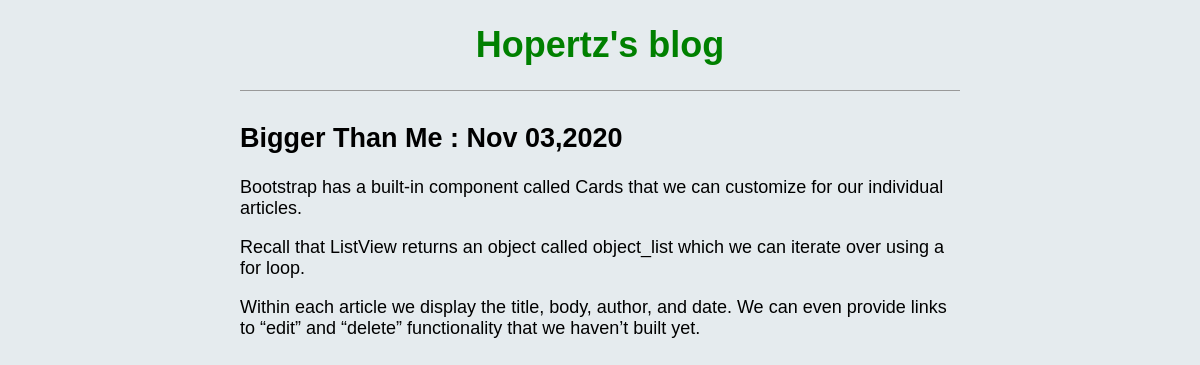
Screenshot of /blog/post/4/ with the database file from the repository.
### blog/models.py (models this page shows, shortened)
class Post(models.Model):
    title = models.CharField(max_length=200)
    author = models.ForeignKey(
        'auth.User',
        on_delete=models.CASCADE,
    )
    body = RichTextField(blank=True, null=True)
    post_date = models.DateTimeField(auto_now=True)

### blog/views.py (the view)
# urls.py: path('post/<int:pk>/', BlogDetailView.as_view(), name='post_detail'),
class BlogDetailView(DetailView):
    model = Post
    template_name = 'post_detail.html'

### templates/post_detail.html (shortened to what this page needs)
{% extends 'base.html' %}
  {% block content %}
   <div class="post-entry">
     <h2 >{{ post.title }} : {{post.post_date|date:'M d,Y'}}</h2>
     <p>{{ post.body|safe }}</p>
   </div>
{% endblock content %}

### blog/static/blog/css/base.css (style rules this page uses)
body { font-family: 'Source Sans Pro', sans-serif; font-size: 18px; background-color: #e5ebee; max-width: 720px; margin: 0 auto; }

### rows the page displays
Post: title "Bigger Than Me", post_date "Nov 03,2020", body "Bootstrap has a built-in component called Cards that we can customize for our individual articles. Recall that ListView returns an object called object_list which we can iterate over using a for loop. Within each article we display the title, body, author, and date. We can even provide links to “edit” and “delete” functionality that we haven’t built yet."
